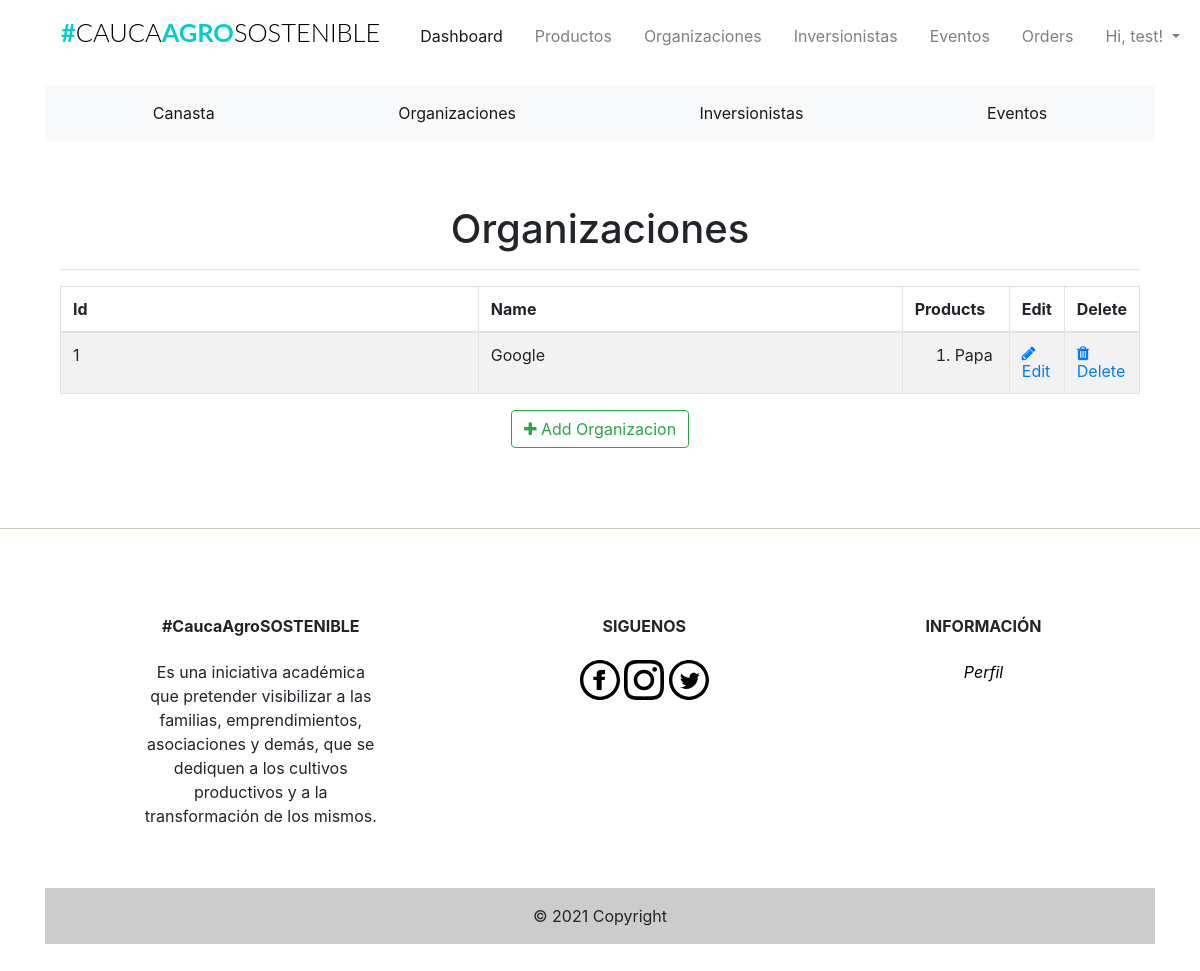
/admin/organizaciones (signed in), run on an earlier commit of the app's database.
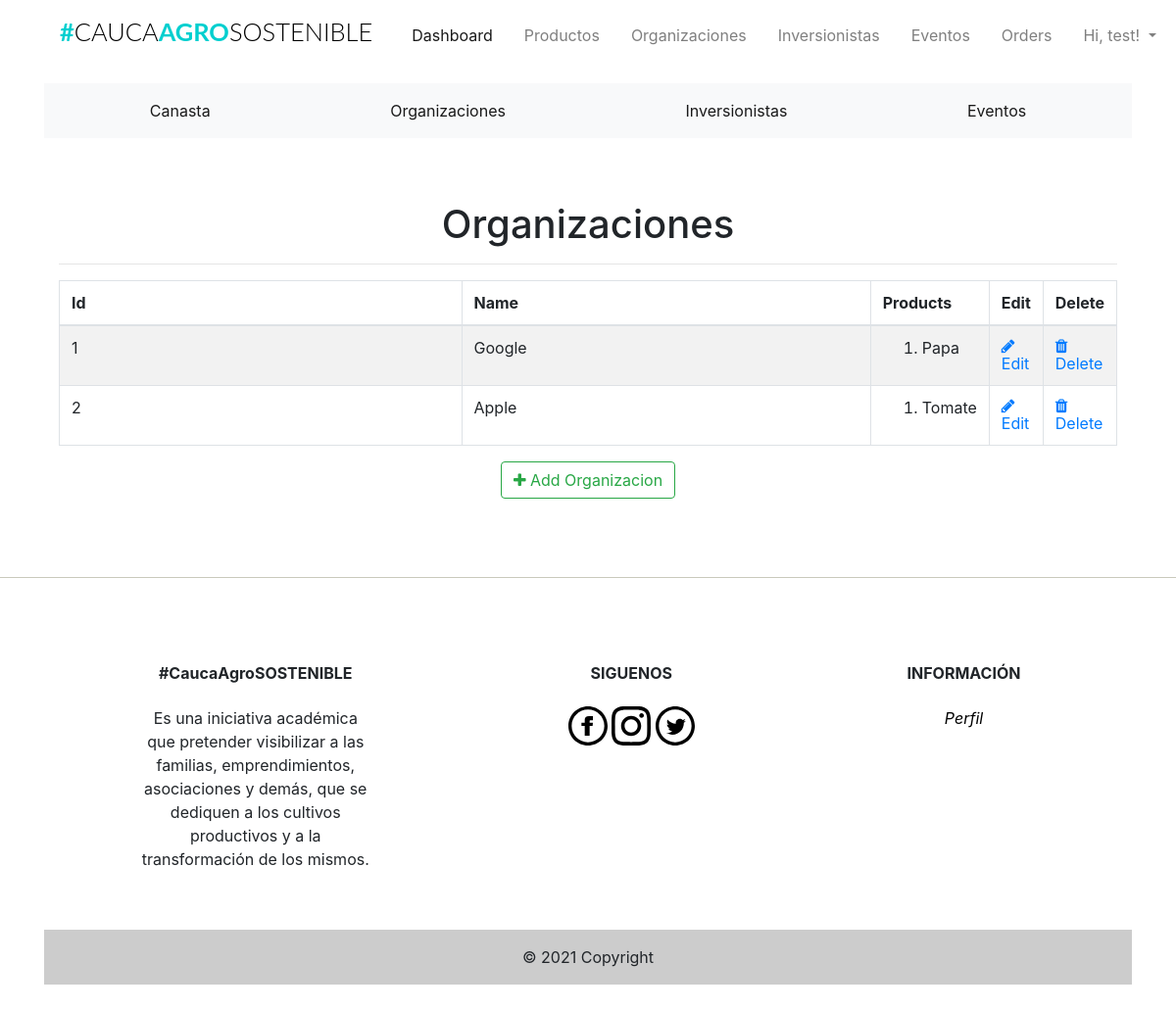
And on a later commit of the database.
### app/models.py (models this page shows, shortened)
class Organizaciones(db.Model):
    __tablename__ = 'organizaciones'
    id = db.Column(db.Integer, primary_key=True)
    organizacion_name = db.Column(db.String(20), index=True)
    organizacion_image = db.Column(db.String(120))
    organizacion_location = db.Column(db.String(120))
    organizacion_phone = db.Column(db.String(15))
    product = db.relationship('Products', backref='products_organizaciones')

class Products(db.Model):
    __tablename__ = 'products'
    id = db.Column(db.Integer, primary_key=True)
    product_name = db.Column(db.String(100), index=True)
    product_price = db.Column(db.Integer, index=True)
    product_image = db.Column(db.String(120))
    product_description = db.Column(db.String(200), index=True)
    product_stock = db.Column(db.Integer, index=True)
    product_size = db.Column(db.String(5), index=True)
    promotion = db.Column(db.Boolean, index=True)
    promotion_value = db.Column(db.Integer, index=True)
    organizacion_id = db.Column(db.Integer, db.ForeignKey('organizaciones.id'))
    order = db.relationship(
        'Orders', secondary=association_table, backref='my_orders', lazy='dynamic')

### app/admin/routes.py (the view)
@admin.route('/organizaciones', methods=['GET', 'POST'])
@login_required
def list_organizaciones():
    check_admin()
    organizaciones = Organizaciones.query.all()
    return render_template('admin/organizaciones/organizaciones.html', title="Organizaciones", organizaciones=organizaciones)

### app/admin/routes.py (called while the page is built)
def check_admin():
    if not current_user.is_admin:
        abort(403)

### app/models.py (called while the page is built)
@login_manager.user_loader
def load_user(id):
    return Users.query.get(int(id))

### app/templates/admin/organizaciones/organizaciones.html (shortened to what this page needs)
{% extends "base.html" %}
{% block head %}
<head>
    <link href="//maxcdn.bootstrapcdn.com/font-awesome/4.1.0/css/font-awesome.min.css" rel="stylesheet">
</head>
{%endblock head%}
{% block body %}
<div class="container">
  <div class="outer">
    <div class="middle">
      <div class="inner">
        <br/>
        <br/>
        <h1 style="text-align:center;">Organizaciones</h1>
        {% if organizaciones %}
          <hr class="intro-divider">
            <table class="table table-striped table-bordered">
              <thead>
                <tr>
                  <th width="45%"> Id </th>
                  <th width="45%"> Name </th>
                  <th width="15%"> Products</th>
                  <th width="15%"> Edit </th>
                  <th width="15%"> Delete </th>
                </tr>
              </thead>
              <tbody>
              {% for organizacion in organizaciones %}
                <tr>
                  <td> {{ organizacion.id}} </td>
                  <td> {{ organizacion.organizacion_name}} </td>
                    {% if organizacion.product == [] %}
                    <td>
                      0
                    </td>
                    {% else %}
                  <td>
                      <ol>
                        {% for name in organizacion.product %}
                          <li>
                            {{ name.product_name }}
                          </li>
                          {% endfor %}
                        </ol>
                  </td>
                  {% endif %}
                  <td>
                    <a href="{{ url_for('admin.edit_organizacion', id=organizacion.id) }}">
                      <i class="fa fa-pencil"></i> Edit
                    </a>
                  </td>
                  <td>
                    <a href="{{ url_for('admin.delete_organizacion', id=organizacion.id) }}">
                      <i class="fa fa-trash"></i> Delete
                    </a>
                  </td>
                </tr>
              {% endfor %}
              </tbody>
            </table>
          <div style="text-align: center">
        {% else %}
          <div style="text-align: center">
            <h3> No Organizacion have been added. </h3>
            <hr class="intro-divider">
        {% endif %}
          <a href="{{ url_for('admin.add_organizacion') }}" class="btn btn-outline-success">
            <i class="fa fa-plus"></i>
            Add Organizacion
          </a>
        </div>
      </div>
    </div>
  </div>
</div>
{% endblock %}

What changed in the data, as far as the page shows it:
added Organizaciones: id "2", organizacion_name "Apple"
added Products: product_name "Tomate", shown under "2"
